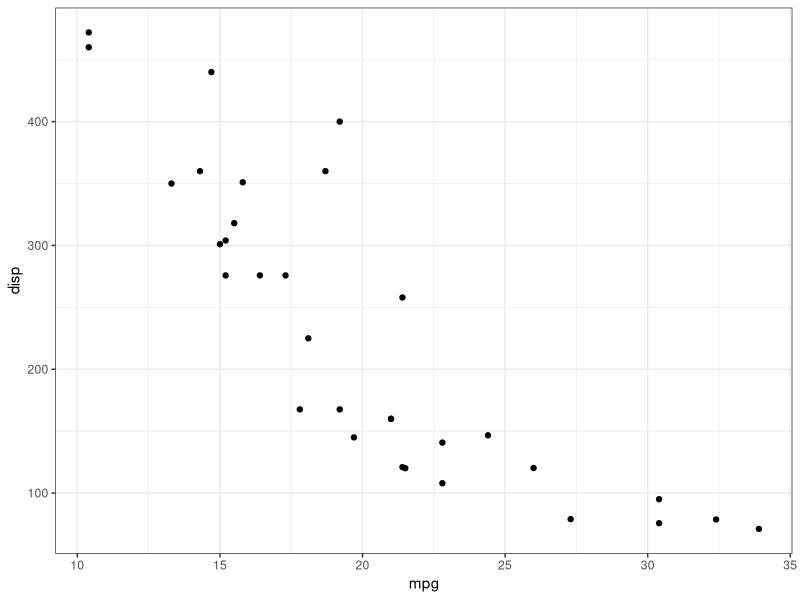

The R source for this figure: (Note: this script raises an error after producing the figure.)
library(ggplot2)
library(dplyr, warn.conflicts = F)

theme_set(theme_bw())

ggplot(mtcars, aes(x = mpg, y = disp)) + 
  geom_point() + 
  ggsave("pointchart.pdf")


ggplot(infert, aes(education)) + 
  geom_bar() + 
  ggsave("barchart.pdf")
  